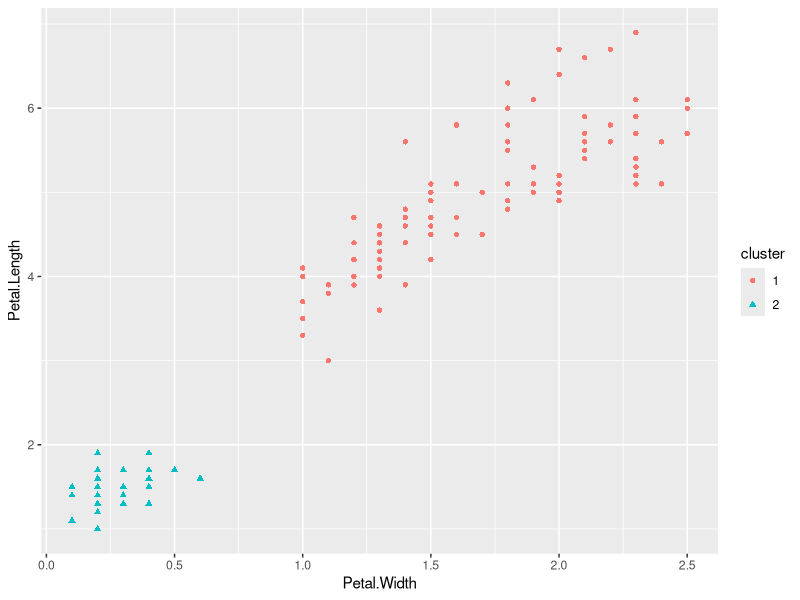
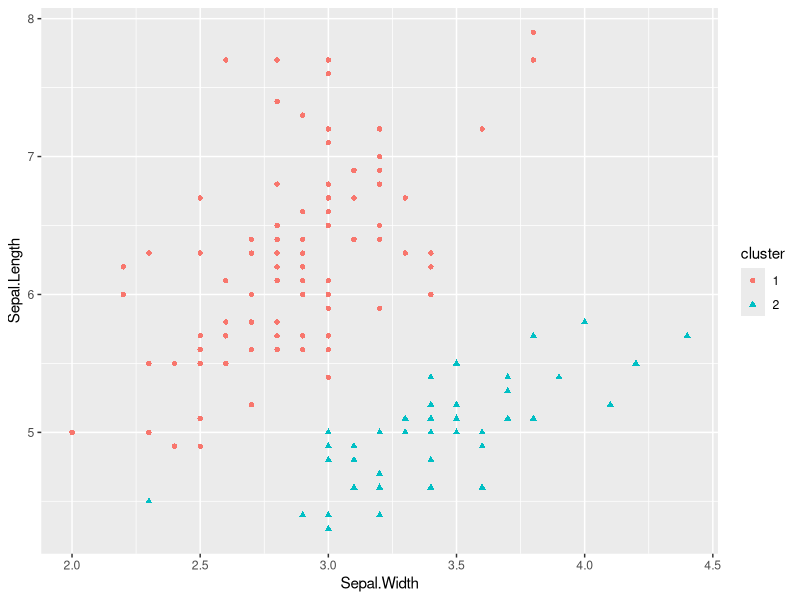
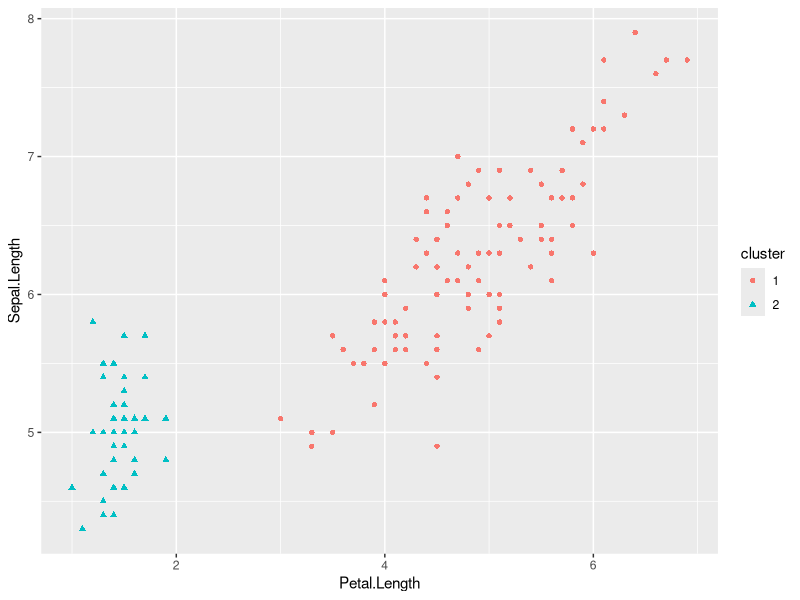
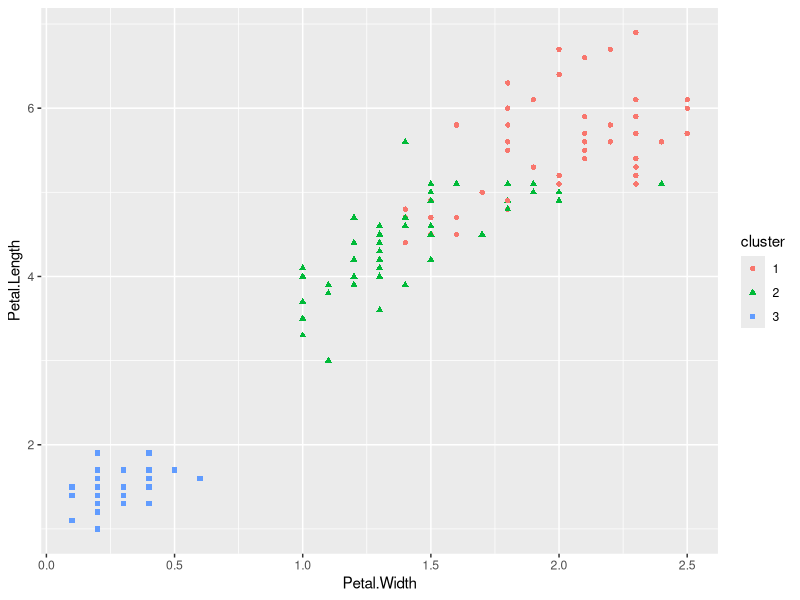
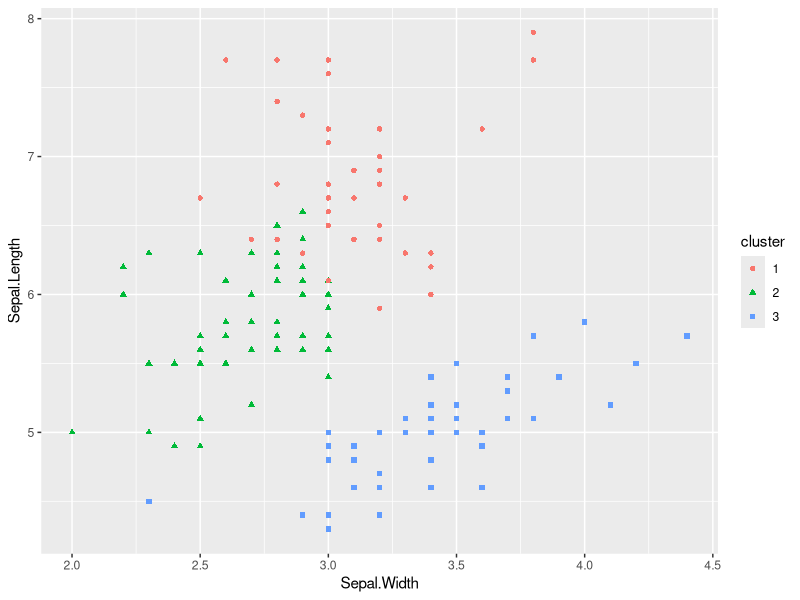
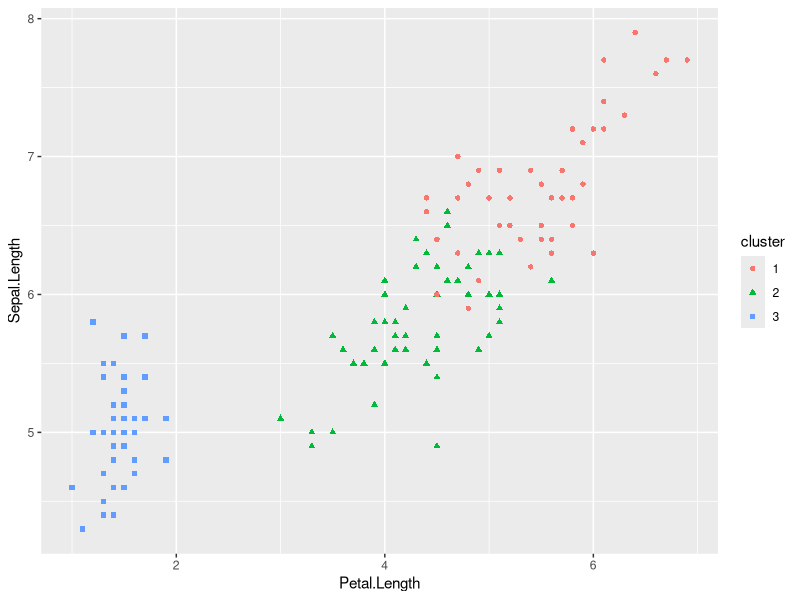
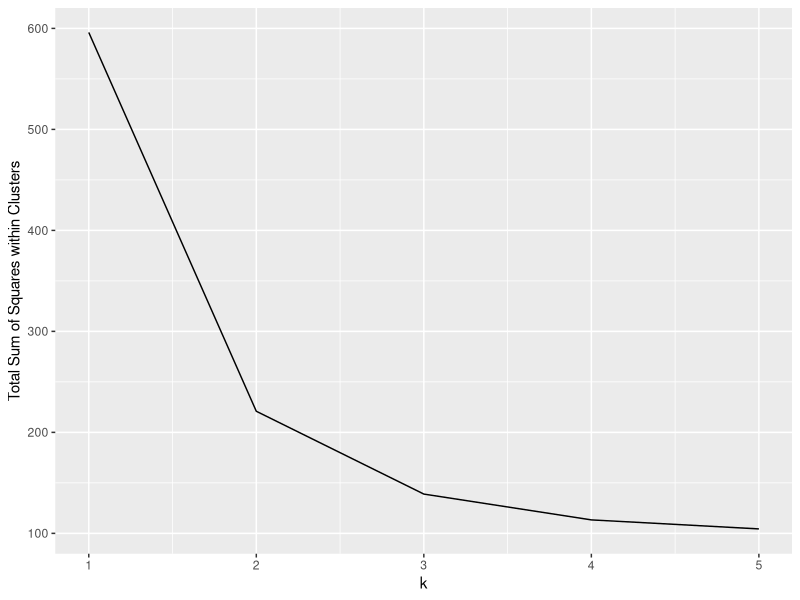
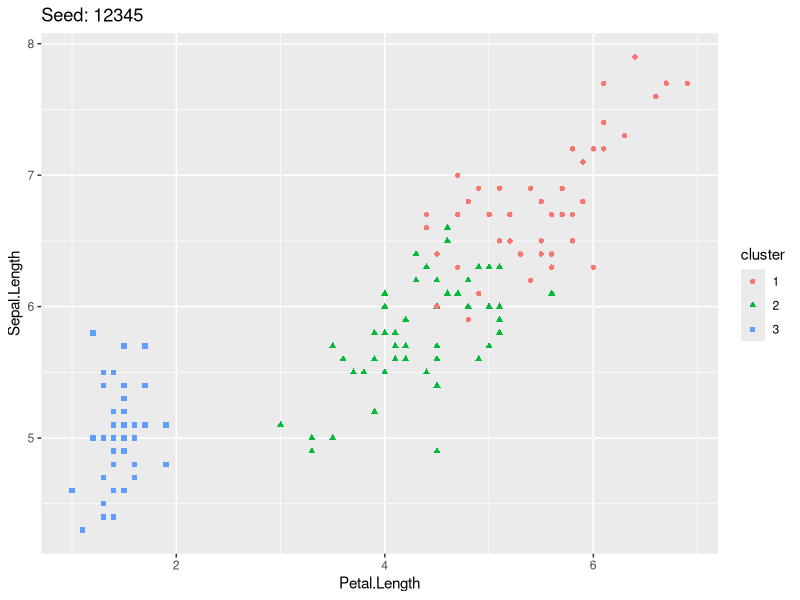

Reproduce these figures in R, in order.
library(tidyverse)
library(stats) # for kmeans
library(caret) # for normalizer

# load the data
iris

# what is a sepal anyway?
# https://www.pngkey.com/png/full/82-826789_iris-iris-sepal-and-petal.png

# convert to a tibble
iris.tibble <- as_tibble(iris)
iris.tibble

# what do our data distributions look like for the measurement variables?
summary(iris.tibble)
apply(iris.tibble %>% select(-Species), 2, mean)
apply(iris.tibble %>% select(-Species), 2, sd)

# pull out just the numeric variables to run our k-means algo against
iris.numeric <- iris.tibble %>%
  select(Sepal.Length, Sepal.Width, Petal.Length, Petal.Width)

# normalize the numeric data
# (we could probably skip this as the variables are of similar scale)
normalizer <- preProcess(iris.numeric,
                         method = c("center", "scale"))

iris.normalized <- predict(normalizer, iris.numeric)

# what did this normalization accomplish?
apply(iris.normalized, 2, mean)
apply(iris.normalized, 2, sd)

# try running k-means on the normalized numeric data
# (should be OK as our numeric variables are all of similar scale)
# with k = 2
set.seed(12345)
km.2 <- kmeans(iris.normalized, 
               centers=2)

# look at a summary of the results
km.2

# what are the centers of each cluster that our k-means algo has found?
km.2$centers

# what cluster does it put the first few data points in?
head(km.2$cluster)

# add the cluster info to our dataframe
# (as a factor so ggplot will know what to do with it)
iris.numeric$cluster <- as.factor(km.2$cluster)

# visualize the clusters against Petal Size (Length vs Width)
ggplot(data=iris.numeric) +
  geom_point(mapping = aes(x=Petal.Width, y=Petal.Length, col=cluster,
                           shape=cluster))

# visualize the clusters against Sepal Size (Length vs Width)
ggplot(data=iris.numeric) +
  geom_point(mapping = aes(x=Sepal.Width, y=Sepal.Length, col=cluster,
                           shape=cluster))

# Sepal Length vs Petal Length visualization
ggplot(data=iris.numeric) +
  geom_point(mapping = aes(x=Petal.Length, y=Sepal.Length, col=cluster,
                           shape=cluster))

# try again, with 3 clusters
set.seed(12345)
km.3 <- kmeans(iris.normalized, centers = 3)

# look at a summary of the results
km.3

# what are the centers of each cluster that our k-means algo has found?
km.3$centers

# what cluster does it put the first few data points in?
head(km.3$cluster)

# add the cluster info to our dataframe
# (as a factor so ggplot will know what to do with it)
iris.numeric$cluster <- as.factor(km.3$cluster)

# visualize the clusters against Petal Size
ggplot(data=iris.numeric) +
  geom_point(mapping = aes(x=Petal.Width, y=Petal.Length, col=cluster,
                           shape=cluster))

# visualize the clusters against Sepal Size
ggplot(data=iris.numeric) +
  geom_point(mapping = aes(x=Sepal.Width, y=Sepal.Length, col=cluster,
                           shape=cluster))

# Sepal Length vs Petal Length visualization
ggplot(data=iris.numeric) +
  geom_point(mapping = aes(x=Petal.Length, y=Sepal.Length, col=cluster,
                           shape=cluster))

# how well do the clusters it has found line up with the actual Species labels?
# (this wasn't explicitly our goal though, as we didn't use the Species labels for clustering)
table(km.3$cluster, iris.tibble$Species)


# compare Sum of Squares for k=2, k=3
km.2$betweenss
km.2$tot.withinss

km.3$betweenss
km.3$tot.withinss

km.2$betweenss + km.2$tot.withinss
km.3$betweenss + km.3$tot.withinss


# try a few different values of k
# measure the 'goodness of fit' for each
k.vals <- c(1,2,3,4,5)
k.tot.withinss <- c()
for (k.val in k.vals) {
  km.k <- kmeans(iris.normalized, k.val)
  current.tot.withinss <- km.k$tot.withinss
  k.tot.withinss <- c(k.tot.withinss, current.tot.withinss)
}

# plot SS within clusters vs k
ggplot() +
  geom_line(mapping = aes(x=k.vals, y=k.tot.withinss)) + 
  xlab("k") + ylab("Total Sum of Squares within Clusters")


# how stable are these clusters?

# try different random seeds for initialization
seed.vals <- c(12345, 42, 8675309, 202)
for (seed.val in seed.vals) {
  set.seed(seed.val)
  km.current <- kmeans(iris.normalized, centers=3)
  iris.numeric$cluster <- as.factor(km.current$cluster)
  p <- ggplot(data=iris.numeric) +
    geom_point(mapping = aes(x=Petal.Length, y=Sepal.Length, col=cluster,
                             shape=cluster)) +
    ggtitle(paste("Seed:",seed.val))
  ggsave(filename = paste("./kmeans/iris_plots/",seed.val,".png",sep=""))
}
